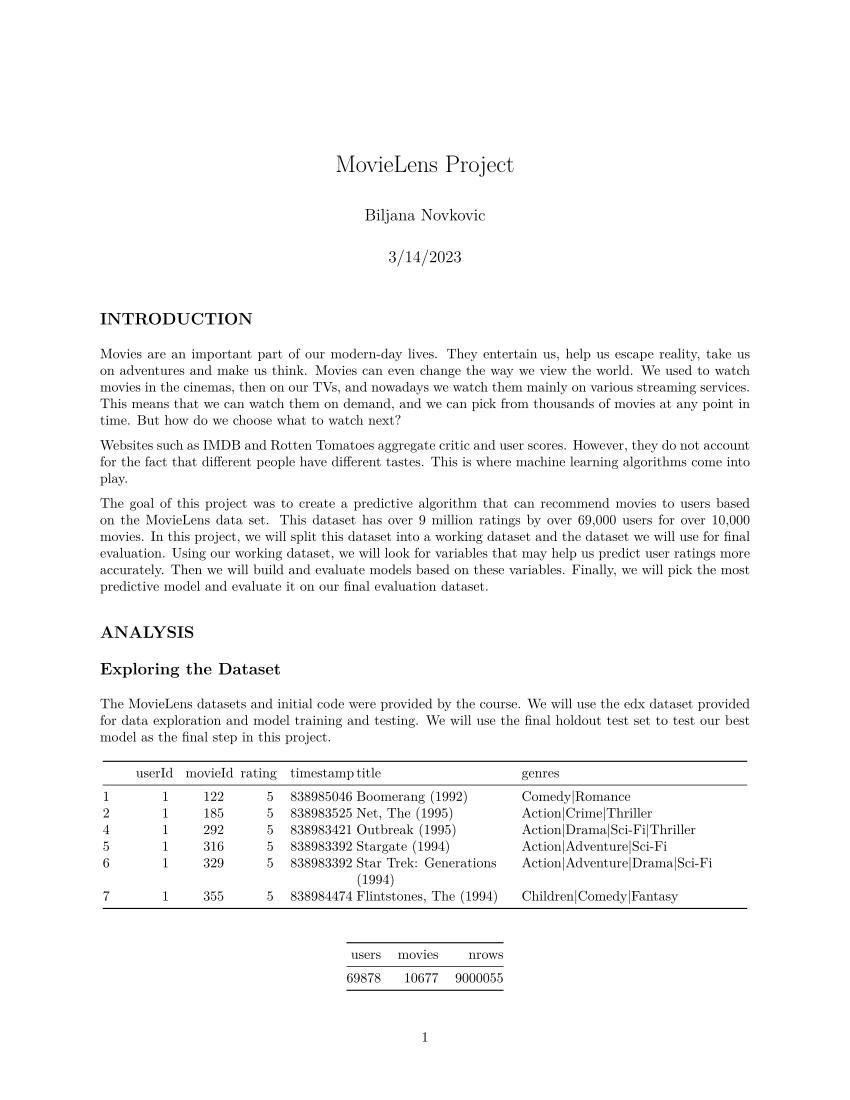

R code for this plot:
#' ---
#' title: MovieLens Project
#' author: Biljana Novkovic
#' date: March 14 2023
#' ---
#'
#+ INTRODUCTION
#'
#' Movies are an important part of our modern-day lives. They entertain, help us escape reality, take us on adventures and make us think. Movies can even change the way we view the world. We used to watch movies in the cinemas, then on our TVs, and nowadays we watch them mainly on various streaming services. This means that we can watch them on demand, and we can pick from thousands of movies at any point in time. But how do we choose what to watch next? 
#'
#'Websites such as IMDB and Rotten Tomatoes aggregate critic and user scores. However, they do not account for the fact that different people have different tastes. This is where machine learning algorithms come into play. 
#'
#'The goal of this project was to create a predictive algorithm that can recommend movies to users based on the MovieLens data set. This dataset has over 9 million ratings by over 69,000 users for over 10,000 movies. In this project, we will split this dataset into a working dataset and the dataset we will use for final evaluation. Using our working dataset, we will look for variables that may help us predict user ratings more accurately. Then we will build and evaluate models based on these variables. Finally, we will pick the most predictive model and evaluate it on our final evaluation dataset.
#'
#+ ANALYSES
#'
#+ The MovieLens Dataset
#'
#' The MovieLens datasets and initial code were provided by the course.
#'
library(tidyverse)
library(caret)
download.file("https://www.dropbox.com/s/4t4w48ut2gu8dn6/edx.rds?dl=1", "edx.rds")
download.file("https://www.dropbox.com/s/c4jzznttgc01sdb/final_holdout_test.rds?dl=1", "final_holdout_test.rds")

edx = readRDS("edx.rds")
final_holdout_test = readRDS("final_holdout_test.rds")

#'
#+ Exploring the Dataset 
#'
head(edx)
nrow(edx)
edx %>% summarize(users = n_distinct(userId), movies = n_distinct(movieId))
#' 
#' Our dataset is a table with the following columns: (1) userId, (2) movieId, (3) rating, (4) timestamp, (5) title and (6) genres. It has 9,000,055 rows. From the first two columns, we can see that this dataset has 69,878 distinct users and 10,677 distinct movies. 
#' 
#+ Distribution of Ratings
#'
#' Next, let's explore the general distribution of ratings in this dataset.
#' 
edx %>% summarize(average_rating = mean(rating))

fig1<- edx %>% ggplot(aes(rating)) +
  geom_histogram(aes(fill = as.factor(rating)), binwidth = 0.5, color = "black") + 
  theme(legend.title = element_blank()) +
  guides(fill = guide_legend(reverse = TRUE))

fig1 + ggtitle ("Movie Ratings") +
  theme(plot.title = element_text(hjust = 0.5)) +
  theme(panel.grid.major = element_blank(), panel.grid.minor = element_blank(),
        panel.background = element_blank(), axis.line = element_line(colour = "black")) +
  scale_x_continuous(name = "Rating", breaks=seq(0,5,0.5)) +
  scale_y_continuous(name = "Number of ratings", breaks=seq(0,3000000,500000)) +
  coord_flip()

#' The average rating is around 3.5 stars. From the figure above, we can see that 4 stars is the most common rating given to a movie, with over 2.5 million ratings, followed by 3 and then 5 stars. Relatively fewer movies are rated with 0.5, 1 and 1.5 stars. Because there is no rating of 0 stars, we can assume that 0 stars was not an option available to users in this database. 
#'
#+ Movies
#'
#' Let's look at the number of ratings for each movie. Are they more or less evenly distributed?
#' 
fig2<- edx %>% group_by(movieId) %>%
  summarize(n= n()) %>%
  ggplot(aes(x = movieId, y = n)) + geom_line(color = "deepskyblue2")

fig2 + ggtitle ("Ratings per Movie") +
  theme(plot.title = element_text(hjust = 0.5)) +
  theme(panel.grid.major = element_blank(), panel.grid.minor = element_blank(),
        panel.background = element_blank()) +
  scale_x_continuous(name = "Movie ID") +
  scale_y_continuous(name = "Number of Ratings")

#'
#' We can see that there are a number of movies that receive a lot of ratings, some over 30,000 which is about half of the users in this dataset. The majority of movies, however, have less than 5,000 reviews, and many have far fewer than that.  
#' 

fig3<- edx %>% group_by(movieId) %>% 
  summarize(n= n()) %>%
  ggplot(aes(x = n)) + geom_histogram(color = "deepskyblue4",fill = "deepskyblue2", binwidth = 1000)

fig3 + ggtitle ("Ratings per Movie") +
  theme(plot.title = element_text(hjust = 0.5)) +
  theme(panel.grid.major = element_blank(), panel.grid.minor = element_blank(),
        panel.background = element_blank()) +
  scale_x_continuous(name = "Number of Ratings") +
  scale_y_continuous(name = "Movies")
#'
#' When we look at the distribution of reviews per movie, we can see that almost 8,000 movies out of our total 10,677 have less than a thousand reviews.
#' 
#'
#' Let's look at the most and least reviewed movies.
#' 

most_rated <- edx %>% group_by(movieId, title) %>% 
  summarize(reviews = n()) %>% arrange(desc(reviews))
head(most_rated, n=10)

least_rated <- edx %>% group_by(movieId, title) %>% 
  summarize(reviews = n()) %>% arrange(reviews)
head(least_rated, n=10)
#' We can see that the most reviewed movies are large blockbusters such as: Pulp Fiction, Forrest Gump and The Silence of the Lambs. Each of these 3 movies has over 30,000 reviews. The least reviewed movies have only a single review and include some pretty obscure entries.
#'

fig4 <- edx %>% group_by(movieId) %>% summarize(avg= mean(rating)) %>%
  ggplot(aes(avg)) + geom_histogram(color = "deepskyblue4", fill = "deepskyblue2", binwidth = 0.5)

fig4 + ggtitle ("Average Movie Ratings") +
  theme(plot.title = element_text(hjust = 0.5)) +
  theme(panel.grid.major = element_blank(), panel.grid.minor = element_blank(),
        panel.background = element_blank(), axis.line = element_line(colour = "black")) +
  scale_x_continuous(name = "Average Rating", breaks=seq(0,5,0.5)) +
  scale_y_continuous(name = "Number of movies")
#'
#' We can see that a lot of movies get 3 and 3.5 stars on average. Movies with less than 2 and more than 4 stars are relatively uncommon.
#'
#+ Users
#'
#' Now let's look at the users. Are some users rating way more movies than others?
#' 

fig5<- edx %>% group_by(userId) %>%
  summarize(n= n()) %>%
  ggplot(aes(x = n)) + geom_histogram(color = "deepskyblue4",fill = "deepskyblue2", binwidth = 100)

fig5 + ggtitle ("Ratings per User") +
  theme(plot.title = element_text(hjust = 0.5)) +
  theme(panel.grid.major = element_blank(), panel.grid.minor = element_blank(),
        panel.background = element_blank()) +
  scale_x_continuous(name = "Ratings", breaks=seq(0,6500,1000)) +
  scale_y_continuous(name = "Number of Users")

#'
#' The majority of users have rated less than 200 movies. In fact, almost half of the users have rated a 100 movies or less.
#' 
#' How about user bias? Are some users more likely to review movies favorably than others?
#' 

fig6<- edx %>% group_by(userId) %>% summarize(avg= mean(rating)) %>% 
  ggplot(aes(avg)) + geom_histogram(color = "deepskyblue4", fill = "deepskyblue2", binwidth = 0.5)

fig6 + ggtitle ("Average User Ratings") +
  theme(plot.title = element_text(hjust = 0.5)) +
  theme(panel.grid.major = element_blank(), panel.grid.minor = element_blank(),
        panel.background = element_blank(), axis.line = element_line(colour = "black")) +
  scale_x_continuous(name = "Average Rating", breaks=seq(0,5,0.5)) +
  scale_y_continuous(name = "Number of users")

#' 
#' We can see that many users have a review average of about 3.5. Users that rate movies very favorably (average of 4.5 or 5) or unfavorably (average of 2.5 or below) are less common, but they do exist.
#' 
#+ Genres 
#' 
#' Next, let's look at the genres. There are 18 genres in the edx dataset. One movie doesn't have a genre, and several are classified as IMAX, which we will ignore for this analysis.
#'

genres <- edx %>% #separating genres in the genres column
  separate_rows(genres, sep = "\\|")

genres %>%
  group_by(genres) %>%
  distinct(movieId) %>% #accounting for multiple ratings for the same movie
  summarise(n = n()) %>%
  arrange(desc(n))

#' Dramas are the most common. Over 5,000 movies, about half in this database, have been classified as dramas. Comedy is the next common genre, followed by thriller, romance and action. Film-noir is the least represented genre, followed by western and animation.
#'

genres %>%
  group_by(genres) %>%
  summarise(average = mean(rating)) %>%
  arrange(desc(average))

#' Different genres have different rating averages. For example, film-noir, documentaries and war movies have the highest average ratings (4.01, 3.78 and 3.78), while childrens' movies, sci-fi and horror movies have the lower ratings (3.42, 3.4 and 3.27).
#' 
#+ Year of Release
#' Finally, let's look at the year of release. Do people tend to prefer newer or older movies? 
#'
# separating the title and the year from the "title" column
year <- edx%>%
  extract(title, c("just_title", "year"), regex = "^(.*) \\(([0-9 \\-]*)\\)$", remove = F)
year$year = as.numeric(year$year)

fig7<- year %>% group_by(year) %>% summarize(avg= mean(rating)) %>%
  ggplot(aes(year,avg)) + geom_line()

fig7 + ggtitle ("Average Rating per Year") +
  theme(plot.title = element_text(hjust = 0.5)) +
  theme(panel.grid.major = element_blank(), panel.grid.minor = element_blank(),
        panel.background = element_blank()) +
  scale_x_continuous(name = "Release Year", breaks=seq(1900,2012,10)) +
  scale_y_continuous(name = "Average Rating")

#' Somewhat surprisingly, newer movies tend to have lower ratings. In fact, movie ratings are higher than average for the majority of the years up to mid 80s, when ratings seem to drop. But is there bias in the data?  Likely, a much higher number of users only watch and review newer movies. 
#'

fig8<- year %>% group_by(year) %>% summarize(n= n()) %>%
  ggplot(aes(year,n)) + geom_line()

fig8 + ggtitle ("Number of Ratings per Year") +
  theme(plot.title = element_text(hjust = 0.5)) +
  theme(panel.grid.major = element_blank(), panel.grid.minor = element_blank(),
        panel.background = element_blank()) +
  scale_x_continuous(name = "Release Year", breaks=seq(1900,2012,10)) +
  scale_y_continuous(name = "Number of Ratings", breaks=seq(0,800000,50000))

year %>% group_by(year) %>% summarize(n= n()) %>% arrange(desc(n)) %>% head(., 10)

#' Indeed, we can observe an increase in reviews throughout the 70s and 80s, with a sharp increase and peak in the mid 90s. The top 7 most reviewed movies are from the 90s. People who seek out older movies may be more likely to be cinefiles, and may tend to rate those movies higher. Let's check if that is true by taking the 100 users with the most reviews and the 100 users with the least reviews, and by checking the year of release of the movies they tend to rate.
#'
#extracting the top 100 most prolific raters
library(dplyr)
top100 <- year %>% group_by(userId) %>% summarise(n = n()) %>%
  arrange(desc(n)) %>% head(., 100)
top100<- top100$userId
top100years<- year %>% filter(userId %in% top100)
top100years$Reviewers <- "Top 100"

#extracting the 100 users with the least movie ratings
bottom100 <- year %>% group_by(userId) %>% summarise(n = n()) %>%
  arrange(n) %>% head(., 100)
bottom100<- bottom100$userId
bottom100years<- year %>% filter(userId %in% bottom100)
bottom100years$Reviewers <- "Bottom 100"

top_bottom <- rbind(top100years, bottom100years) #joining both datasets

fig9<- top_bottom %>% 
  ggplot(aes(year,userId)) + geom_point(aes(color = Reviewers)) + 
  theme(axis.text.y=element_blank(),
        axis.ticks.y=element_blank(),
        axis.title.y = element_blank())

fig9 + ggtitle ("Number of User Ratings by Year of Release") +
  theme(plot.title = element_text(hjust = 0.5)) +
  theme(panel.grid.major = element_blank(), panel.grid.minor = element_blank(),
        panel.background = element_blank()) +
  scale_x_continuous(name = "Release Year", breaks=seq(1900,2012,10))

#' We can definitely see that the users with least reviews tend to review more recent movies, peaking in the 90s, while the most prolific reviewers in our dataset tend to review movies across various decades.
#'

#+ RESULTS
#'
#+ The Simplest Model
#'
#' First, we need to partition the dataset into a train and test set, and make sure they both look at the same movies and have the same user pool.
#'
#partitioning the dataset into training (80%) and test set (20%)
set.seed(84, sample.kind="Rounding")
test_index <- createDataPartition(y = edx$rating, times = 1, p = 0.2, list = FALSE)
train_set <- edx[-test_index,]
test_set <- edx[test_index,]

test_set <- test_set %>%
  semi_join(train_set, by = "movieId") %>%
  semi_join(train_set, by = "userId")

#' We will also define the residual means squared error (RMSE) that we will use to evaluate our models.
#' 

RMSE <- function(true_ratings, predicted_ratings){
  sqrt(mean((true_ratings - predicted_ratings)^2))
}

#' Let's start with the simplest of all models, where we always predict the average rating.
#' 
average <- mean(train_set$rating)
naive_rmse <- RMSE(test_set$rating, average)
rmse_results <- tibble(method = "Average Rating", RMSE = naive_rmse)
rmse_results
#' We can see that this model has an RMSE of about 1.06. We can do better than that.
#' 
#+ The Movie Effect
#' Next, we will take into account that different movies have different average ratings. Not all movies are great. Good movies are more likely to have higher reviews and bad movies are more likely to have lower reviews.
#' 
movie_avgs <- train_set %>% 
  group_by(movieId) %>% 
  summarize(me = mean(rating - average)) #average rating for each movie

predicted_ratings <- average + test_set %>% 
  left_join(movie_avgs, by='movieId') %>%
  .$me

movie_effect <- RMSE(predicted_ratings, test_set$rating)
rmse_results <- bind_rows(rmse_results,
                          tibble(method="Movie Effect Model",
                                     RMSE = movie_effect ))
rmse_results

#' Factoring in the "movie effect" improves our prediction from an RMSE of about 1.06 to 0.943. How about the genre of the movie? Some genres tend to get more favorable ratings than others.
#' 
#+ The Movie + Genre Effect
#' To evaluate if adding the information about genre can help improve our prediction, let's add it to our previous model.

genre_avgs <- train_set %>%
  left_join(movie_avgs, by='movieId') %>%
  group_by(genres) %>%
  summarize(ge = mean(rating - average - me))

predicted_ratings <- test_set %>%
  left_join(movie_avgs, by='movieId') %>%
  left_join(genre_avgs, by = "genres") %>%
  mutate(pred = average + me + + ge) %>%
  .$pred

genre_effect <- RMSE(predicted_ratings, test_set$rating)
rmse_results <- bind_rows(rmse_results,
                          tibble(method="Movie + Genre Effects Model",  
                                 RMSE = genre_effect ))
rmse_results

#' Information about movie genres does not seem to improve our prediction compared to the previous model that only included movie information.
#' 
#+ The Movie + User Effect
#' Let's check what happens when we adjust for different user biases in addition to movie biases. 
#' 

user_avgs <- train_set %>% 
  left_join(movie_avgs, by='movieId') %>%
  group_by(userId) %>%
  summarize(ue = mean(rating - average - me))

predicted_ratings <- test_set %>% 
  left_join(movie_avgs, by='movieId') %>%
  left_join(user_avgs, by='userId') %>%
  mutate(pred = average + me + ue) %>%
  .$pred

user_effect <- RMSE(predicted_ratings, test_set$rating)
rmse_results <- bind_rows(rmse_results,
                          tibble(method="Movie + User Effects Model",  
                                     RMSE = user_effect))
rmse_results

#+ The Movie + User + Year Effect
#' 
#' Next, let's check if adding the year of release improves our prediction.
#' 

train_set <- train_set %>%
  extract(title, c("just_title", "year"), regex = "^(.*) \\(([0-9 \\-]*)\\)$", remove = F)
train_set$year = as.numeric(train_set$year)

test_set <- test_set %>%
  extract(title, c("just_title", "year"), regex = "^(.*) \\(([0-9 \\-]*)\\)$", remove = F)
test_set$year = as.numeric(test_set$year)

year_avgs <- train_set %>%
  left_join(movie_avgs, by='movieId') %>%
  left_join(user_avgs, by='userId') %>%
  group_by(year) %>%
  summarize(ye = mean(rating - average - me - ue))

predicted_ratings <- test_set %>%
  left_join(movie_avgs, by='movieId') %>%
  left_join(user_avgs, by='userId') %>%
  left_join(year_avgs, by='year') %>%
  mutate(pred = average + me + ue + ye) %>%
  .$pred

year_effect <- RMSE(predicted_ratings, test_set$rating)
rmse_results <- bind_rows(rmse_results,
                          tibble(method="Movie + User + Year Effects Model",  
                                 RMSE = year_effect))
rmse_results

#' Information about the release year of the movie does not seem to further improve our model.
#' 

#+ Model Regularization
#' The model we have may still suffer from biases. For example, our best and worst reviewed movies seem to be really obscure movies with few ratings. 
#' 
best_rated <- train_set %>% group_by(movieId, title) %>%
  summarize(avg_rating = mean(rating)) %>% arrange(desc(avg_rating))
head(best_rated, n=10)
tail(best_rated, n=10)

#' We need to account for this by constraining the total variability of the effect sizes. We can do that by penalizing larger or smaller estimates that come from small sample sizes. We add a tuning parameter lambda, that shrinks the estimates that are outliers.

lambdas <- seq(0, 10, 0.25)
rgl <- sapply(lambdas, function(l){
  avg <- mean(train_set$rating)
  me <- train_set %>%
    group_by(movieId) %>%
    summarize(me = sum(rating - avg)/(n()+l))
  ue <- train_set %>%
    left_join(me, by="movieId") %>%
    group_by(userId) %>%
    summarize(ue = sum(rating - me - avg)/(n()+l))
  predicted_ratings <-
    test_set %>%
    left_join(me, by = "movieId") %>%
    left_join(ue, by = "userId") %>%
    mutate(pred = avg + me + ue) %>%
    .$pred
  return(RMSE(predicted_ratings, test_set$rating))
})

qplot(lambdas, rgl)  
lambda <- lambdas[which.min(rgl)]
lambda

rmse_results <- bind_rows(rmse_results,
                          tibble(method="Regularized Movie + User Effect Model",  
                                 RMSE = min(rgl)))
rmse_results

#' We can see that regularization improves the results slightly, from  RMSE of about 0.866 to 0.865.
#'

#+ Final Test
#' We will use the final holdout dataset to test our best model, which is the regularized model with movie and user effects.
#'
# retraining the model on the complete edx dataset as our train set
avg <- mean(edx$rating)
movie_effect <- edx %>%
  group_by(movieId) %>%
  summarize(movie_effect = sum(rating - avg)/(n()+lambda))
user_effect <- edx %>% 
  left_join(movie_effect, by="movieId") %>%
  group_by(userId) %>%
  summarize(user_effect = sum(rating - movie_effect - avg)/(n()+lambda))

#using the model above to predict ratings in the final holdout dataset
predicted_ratings <- 
  final_holdout_test %>% 
  left_join(movie_effect, by = "movieId") %>%
  left_join(user_effect, by = "userId") %>%
  mutate(pred = avg + movie_effect + user_effect) %>%
  .$pred

final_test <- RMSE(predicted_ratings, final_holdout_test$rating)
final_test_result <- tibble(method = "Regularized Movie + User Effect Model", RMSE = final_test) 
final_test_result %>% knitr::kable()


#+ CONCLUSION
#' We have explored the MovieLens dataset, looking at the predictive power of different variables, including the movie, user, genre and year of release. The Regularized Movie + User Effect model was the best performing model, with a slight improvement over the second best unregularized Movie + User Effect model. Variables such as genre and year of release did not improve the predictive power of our model, likely because the information carried in these variables was redundant. In the future, better models can likely be achieved by employing more advanced machine learning models.
#'
